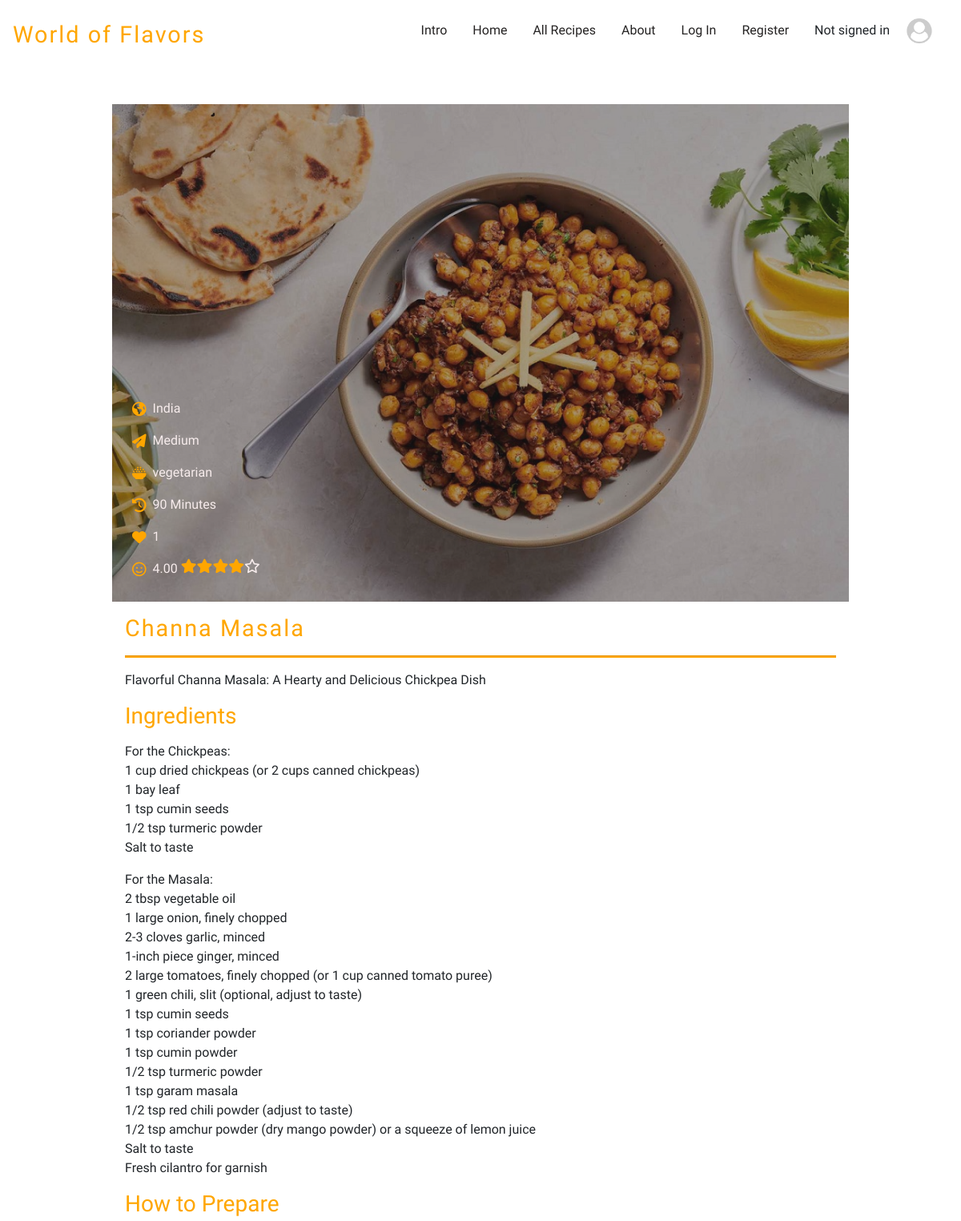
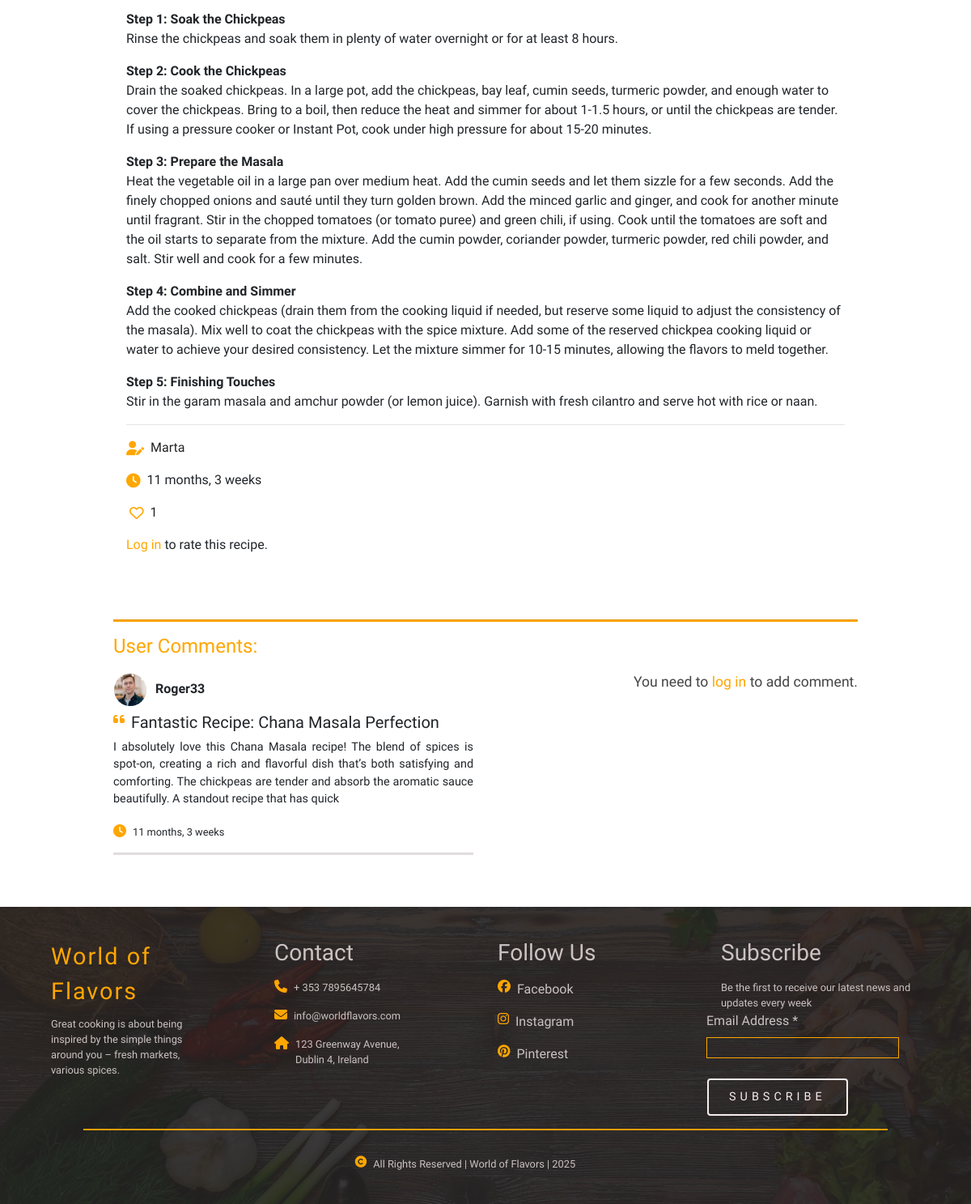
Page /recipe/10/ on the committed database (2 pictures, top to bottom).
### recepies/models.py (models this page shows, shortened)
class Recipe(models.Model):
    title = models.CharField(max_length=100, blank=False)
    sub_title = models.CharField(max_length=255, blank=False)
    ingredients = models.TextField()
    how_to_prepare = models.TextField()
    main_category = models.ForeignKey('MainCategory', on_delete=models.CASCADE)
    origin_category = models.ForeignKey('OriginCategory', on_delete=models.CASCADE, blank=True, null=True)
    difficulty_level = models.ForeignKey('DifficultyLevelCategory', on_delete=models.CASCADE, blank=True, null=True)
    time_to_prepare =  models.IntegerField(default=0)
    author = models.ForeignKey(settings.AUTH_USER_MODEL, on_delete=models.CASCADE)
    is_featured = models.BooleanField(default=False)
    is_active = models.BooleanField(default=True)
    timestamp = models.DateTimeField(auto_now_add=True)
    comment_count = models.PositiveIntegerField(default=0)
    likes = models.ManyToManyField(settings.AUTH_USER_MODEL, related_name='liked_recipes', blank=True)
    small_image = models.ImageField(upload_to='images/small/posts/', blank=True, null=True)
    large_image = models.ImageField(upload_to='images/large/posts/', blank=True, null=True)
    class Meta:
        ordering = ['-timestamp']
    def average_rating(self):
        rating_mapping = {
            1: 1,
            2: 2,
            3: 3,
            4: 4,
            5: 5
        }
        ratings = self.ratings.all()
        if ratings.exists():
            total_score = sum(rating_mapping[r.rating] for r in ratings)
            average_score = total_score / ratings.count()
            return average_score
        return None

class OriginCategory(models.Model):
    class Meta:
        verbose_name_plural = 'Origin Category'
    """
    Model for Origin Category.
    """
    category_name = models.CharField(max_length=100, unique=True, blank=False)
    def __str__(self):
        return self.category_name

class DifficultyLevelCategory(models.Model):
    class Meta:
        verbose_name_plural = 'Difficulty level category'
    category_name = models.CharField(max_length=100, unique=True, blank=False)
    def __str__(self):
        return self.category_name

class MainCategory(models.Model):
    class Meta:
        verbose_name_plural = 'Main Category'
    category_name = models.CharField(max_length=100, unique=True, blank=False)
    image_url = models.ImageField(upload_to='images/support/', blank=True, null=True)
    def __str__(self):
        return self.category_name

class Comment(models.Model):
    recipe = models.ForeignKey(Recipe, related_name='comments', on_delete=models.CASCADE)
    user = models.ForeignKey(settings.AUTH_USER_MODEL, on_delete=models.CASCADE)
    is_approved = models.BooleanField(default=False)
    is_active = models.BooleanField(default=False)
    comment_title = models.CharField(max_length=100, default='', blank=False)
    comment = models.TextField(max_length=250, blank=False)
    created_at = models.DateTimeField(auto_now_add=True)

### accounts/models.py (models this page shows, shortened)
class CustomUser(AbstractUser):
    pass

class UserProfile(models.Model):
    user = models.OneToOneField(settings.AUTH_USER_MODEL, on_delete=models.CASCADE)
    user_name = models.CharField(max_length=30, blank=True)
    location = models.CharField(max_length=30, blank=True)
    user_image = models.ImageField(upload_to='images/profile_images/', blank=True, null=True)
    user_social_media = models.URLField(max_length=200, blank=True)
    bio = models.TextField(max_length=500, blank=True)

### recepies/views.py (the view)
# urls.py: path('recipe/<int:pk>/', views.recipe_page, name='recipe_page'),
def recipe_page(request, pk):
    recipe = get_object_or_404(Recipe, pk=pk)
    average_rating = recipe.average_rating()
    approved_comments = recipe.comments.filter(is_approved=True).order_by('-created_at')
    form = CommentForm()
    rating_form = RatingForm()
    has_rated = request.user.is_authenticated and Rating.objects.filter(recipe=recipe, user=request.user).exists()
    context = {
        'recipe': recipe,
        'form': form,
        'approved_comments': approved_comments,
        'average_rating': average_rating,
        'rating_form': rating_form,
        'has_rated': has_rated,
    }
    return render(request, 'recipe.html', context)

### recepies/templates/recipe.html (shortened to what this page needs)
{% extends "layout.html" %}
{% block body %}
<div id="recipe-container" class="container mt-5">
    <div class="row">
        <div class="col-md-10 mx-auto">
            <div class="card">
                <div class="image-container">
                    <div class="overlay"></div>
                    {% if recipe.small_image and recipe.small_image.url %}
                    <img class="img-fluid w-100" src="{{ recipe.large_image.url }}" alt="{{ recipe.title }}">
                    {% else %}
                    <img class="img-fluid w-100" src="../../media/images/large/support/Image_not_available_large.png"
                        alt="{{ recipe.title }}">
                    {% endif %}
                    <div class="card-info">
                        <div class="d-flex">
                            <i class="interactive-color fa-solid fa-earth-americas mt-1"></i>
                            <p class="ml-2">{{ recipe.origin_category }}</p>
                        </div>
                        <div class="d-flex">
                            <i class="interactive-color fa-solid fa-paper-plane mt-1"></i>
                            <p class="ml-2">{{ recipe.difficulty_level }}</p>
                        </div>
                        <div class="d-flex">
                            <i class="interactive-color fa-solid fa-bowl-rice mt-1"></i>
                            <p class="ml-2">{{ recipe.main_category }}</p>
                        </div>
                        <div class="d-flex">
                            <i class="interactive-color fa-solid fa-clock-rotate-left mt-1"></i>
                            <p class="ml-2">{{ recipe.time_to_prepare }} Minutes</p>
                        </div>
                        <div class="d-flex">
                            <i class="interactive-color fa-solid fa-heart mt-1"></i>
                            <p class="ml-2 like-count" id="{{ recipe.id }}">{{ recipe.likes.count }}</p>
                        </div>
                        <div class="d-flex pb-2">
                            <i class="mt-1 fa-regular fa-face-smile interactive-color"></i>
                            <p class="ml-2 mr-1">{{ average_rating|floatformat:2|default:"No ratings yet" }}</p>
                            {% if average_rating %}
                            {% for star in "12345" %}
                            {% if star|add:0 <= average_rating %} <i class="fa-solid fa-star interactive-color"></i>
                                {% elif star|add:0 <= average_rating|add:0.5 %} <i
                                    class="fa-solid fa-star-half-stroke interactive-color"></i>
                                    {% else %}
                                    <i class="fa-regular fa-star"></i>
                                    {% endif %}
                                    {% endfor %}
                                    {% endif %}
                        </div>
                    </div>
                </div>
                <div class="p-3">
                    <h3 class="interactive-color Kaushan-title mb-3">{{ recipe.title }}</h3>
                    <hr class="under-line">
                    <p> {{ recipe.sub_title }}</p>
                    <h3 class="interactive-color">Ingredients</h3>
                    <p> {{ recipe.ingredients | safe }}</p>
                    <h3 class="interactive-color">How to Prepare</h3>
                    <p> {{ recipe.how_to_prepare | safe }}</p>
                    <hr>
                    <div class="card-info-details d-flex flex-column">
                        <div class="d-flex">
                            <i class="interactive-color fa-solid fa-user-pen mt-1"></i>
                            <a class="ml-2 mb-3" href="{% url 'public_profile' recipe.author.username %}">
                                {{ recipe.author }}</a>
                        </div>
                        <div class="d-flex">
                            <i class="interactive-color fas fa-clock mt-1"></i>
                            <p class="ml-2">{{ recipe.timestamp | timesince }}</p>
                        </div>
                        <div class="d-flex">
                            <i class="interactive-color fa-regular fa-heart ml-1 mt-1"></i></i>
                            <p class="ml-2 like-count" id="{{ recipe.id }}">{{ recipe.likes.count }}</p>
                        </div>
                        {% include "components/rating-recipe.html" %}
                    </div>
                </div>
            </div>
            <hr class="under-line mt-5">
        </div>
    </div>
</div>
{% include "components/comments.html" %}
{% endblock %}

### recepies/templates/components/comments.html (shortened to what this page needs)
{% load widget_tweaks %}
<div id="messages" class="container">
    <div class="row">
        <div class="col-md-10 mx-auto">
            <h4 class="interactive-color mb-3">User Comments:</h4>
            <div class="row">
                <div class="col-md-6 comments">
                    {% for comment in approved_comments %}
                    <div>
                        <div class="d-flex align-items-center">
                            {% if comment.user.userprofile.user_image %}
                            <a class="nav-link" href="{% url 'public_profile' comment.user.username %}"><img class="mx-auto rounded-circle user-image"
                                    src="{{ comment.user.userprofile.user_image.url }}" alt="User Profile Image"></a>
                            {% else %}
                            <a class="nav-link" href="{% url 'public_profile' comment.user.username %}"><img class="mx-auto rounded-circle user-image"
                                    src="../../../media/images/large/support/user-default-image-large-removebg-preview.png"
                                    alt="Default Profile Image"></a>
                            {% endif %}
                            <strong class="user-name">{{ comment.user.username|slice:'10' }}</strong>
                        </div>
                        <div class="d-flex">
                            <i class="fas fa-quote-left interactive-color"></i>
                            <h5 class="ml-2">{{ comment.comment_title|safe }}</h5>
                        </div>
                        <p>{{ comment.comment|safe }}</p>
                        <div class="d-flex">
                            <i class="interactive-color fas fa-clock mt-1"></i>
                            <small class="ml-2 mt-1">{{ comment.created_at | timesince }}</small>
                        </div>
                        <hr class="under-line-grey">
                    </div>
                    {% empty %}
                    <p class="text-left">No comments yet for <span class="interactive-color">{{ recipe.title }}</span>. Be the first to comment on this recipe.</p>
                    {% endfor %}
                </div>
                <div class="col-md-6">
                    {% if user.is_authenticated %}
                    <div class="text-right">
                        <button type="button"class="button-btn transition-3 border-1 p-2" data-toggle="modal" data-target="#CommentModal">
                             Add a Comment <i class="fa-solid fa-comment interactive-color"></i>
                        </button>
                    </div>
                    <div class="modal fade" id="CommentModal" tabindex="-1" role="dialog"
                        aria-labelledby="exampleModalLongTitle" aria-hidden="true">
                        <div class="modal-dialog" role="document">
                            <div class="modal-content">
                                <div class="modal-header">
                                    <h5 class="modal-title interactive-color" id="exampleModalLongTitle">Add Comement:
                                    </h5>
                                    <button type="button" class="close" data-dismiss="modal" aria-label="Close">
                                        <span aria-hidden="true" class="interactive-color"><i class="fas fa-times"></i></span>
                                    </button>
                                </div>
                                <div class="modal-body">
                                    <form action="{% url 'add_comment' recipe.pk %}" method="post">
                                        {% csrf_token %}
                                        {{ form.non_field_errors }}
                                        <div class="form-group mb-3">
                                            {% render_field form.comment_title class="form-control w-100" placeholder="Comment Title" attr="required" %}
                                        </div>
                                        <div class="form-group mb-3">
                                            {% render_field form.comment class="form-control w-100" placeholder="Add Comment" attr="required" %}
                                        </div>
                                        <div class="d-flex justify-content-end">
                                            <button type="submit" class="btn btn-primary">Add Comment</button>
                                            <button type="button" class="btn btn-secondary w-25 ml-1"
                                                data-dismiss="modal">Close</button>
                                        </div>
                                    </form>
                                </div>
                            </div>
                        </div>
                    </div>
                </div>
                {% else %}
                <div class="text-right">
                    <p class="paragraph">You need to
                        <a href="{% url 'login' %}"
                            class="bold interactive-color transition-3">
                            log in
                        </a> to add comment.
                    </p>
                </div>
                {% endif %}
            </div>
        </div>
    </div>
</div>
</div>

### rows in the picture
Recipe: large_image (picture), origin_category "India", difficulty_level "Medium", main_category "vegetarian", time_to_prepare "90", likes.count "1", title "Channa Masala", sub_title "Flavorful Channa Masala: A Hearty and Delicious Chickpea Dish", ingredients "For the Chickpeas: 1 cup dried chickpeas (or 2 cups canned chickpeas) 1 bay leaf 1 tsp cumin seeds 1/2 tsp turmeric powder Salt to taste For the Masala: 2 tbsp vegetable oil 1 large onion, finely chopped 2-3 cloves garlic, minced 1-inch piece ginger, minced 2 large tomatoes, finely chopped (or 1 cup canned tomato puree) 1 green chili, slit (optional, adjust to taste) 1 tsp cumin seeds 1 tsp coriander powder 1 tsp cumin powder 1/2 tsp turmeric powder 1 tsp garam masala 1/2 tsp red chili powder (adjust to taste) 1/2 tsp amchur powder (dry mango powder) or a squeeze of lemon juice Salt to taste Fresh cilantro for garnish", how_to_prepare "Step 1: Soak the Chickpeas Rinse the chickpeas and soak them in plenty of water overnight or for at least 8 hours. Step 2: Cook the Chickpeas Drain the soaked chickpeas. In a large pot, add the chickpeas, bay leaf, cumin seeds, turmeric powder, and enough water to cover the chickpeas. Bring to a boil, then reduce the heat and simmer for about 1-1.5 hours, or until the chickpeas are tender. If using a pressure cooker or Instant Pot, cook under high pressure for about 15-20 minutes. Step 3: Prepare the Masala Heat the vegetable oil in a large pan over medium heat. Add the cumin seeds and let them sizzle for a few seconds. Add the finely chopped onions and sauté until they turn golden brown.…", author "Marta", timestamp "11 months, 3 weeks"
Comment: user.userprofile.user_image (picture), user.username "Roger33", comment_title "Fantastic Recipe: Chana Masala Perfection", comment "I absolutely love this Chana Masala recipe! The blend of spices is spot-on, creating a rich and flavorful dish that’s both satisfying and comforting. The chickpeas are tender and absorb the aromatic sauce beautifully. A standout recipe that has quick", created_at "11 months, 3 weeks"

### other values in the picture
{{ average_rating|floatformat:2|default:"No ratings yet" }} "4.00"
